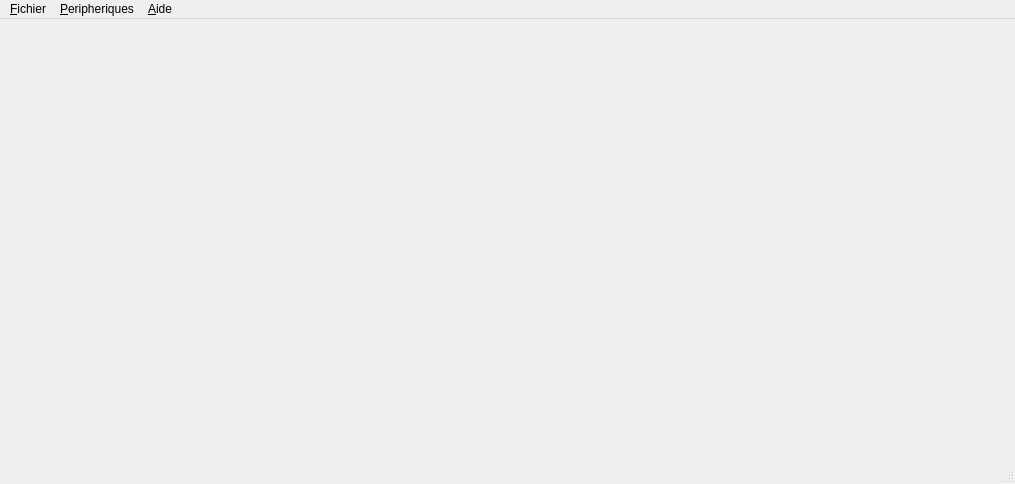
<?xml version="1.0" encoding="UTF-8"?>
<ui version="4.0">
 <class>MainWindow</class>
 <widget class="QMainWindow" name="MainWindow">
  <property name="geometry">
   <rect>
    <x>0</x>
    <y>0</y>
    <width>1015</width>
    <height>484</height>
   </rect>
  </property>
  <property name="minimumSize">
   <size>
    <width>1015</width>
    <height>484</height>
   </size>
  </property>
  <property name="maximumSize">
   <size>
    <width>1015</width>
    <height>484</height>
   </size>
  </property>
  <property name="windowTitle">
   <string>Simulateur Arm-Ada</string>
  </property>
  <widget class="QWidget" name="centralwidget">
   <widget class="QLabel" name="backgroundImg">
    <property name="geometry">
     <rect>
      <x>0</x>
      <y>0</y>
      <width>1016</width>
      <height>440</height>
     </rect>
    </property>
    <property name="text">
     <string>&lt;html&gt;&lt;head/&gt;&lt;body&gt;&lt;p&gt;&lt;img src=&quot;:/images/facade-GB-480x272.png&quot;/&gt;&lt;/p&gt;&lt;/body&gt;&lt;/html&gt;</string>
    </property>
   </widget>
   <widget class="QPushButton" name="buttonUp">
    <property name="geometry">
     <rect>
      <x>90</x>
      <y>165</y>
      <width>36</width>
      <height>36</height>
     </rect>
    </property>
    <property name="text">
     <string/>
    </property>
    <property name="flat">
     <bool>true</bool>
    </property>
   </widget>
   <widget class="QPushButton" name="buttonLeft">
    <property name="geometry">
     <rect>
      <x>53</x>
      <y>202</y>
      <width>36</width>
      <height>36</height>
     </rect>
    </property>
    <property name="text">
     <string/>
    </property>
    <property name="flat">
     <bool>true</bool>
    </property>
   </widget>
   <widget class="QPushButton" name="buttonRight">
    <property name="geometry">
     <rect>
      <x>126</x>
      <y>202</y>
      <width>36</width>
      <height>36</height>
     </rect>
    </property>
    <property name="text">
     <string/>
    </property>
    <property name="flat">
     <bool>true</bool>
    </property>
   </widget>
   <widget class="QPushButton" name="buttonDown">
    <property name="geometry">
     <rect>
      <x>90</x>
      <y>240</y>
      <width>36</width>
      <height>36</height>
     </rect>
    </property>
    <property name="text">
     <string/>
    </property>
    <property name="flat">
     <bool>true</bool>
    </property>
   </widget>
   <widget class="QPushButton" name="buttonB">
    <property name="geometry">
     <rect>
      <x>922</x>
      <y>264</y>
      <width>62</width>
      <height>62</height>
     </rect>
    </property>
    <property name="text">
     <string/>
    </property>
    <property name="flat">
     <bool>true</bool>
    </property>
   </widget>
   <widget class="QPushButton" name="buttonA">
    <property name="geometry">
     <rect>
      <x>838</x>
      <y>250</y>
      <width>62</width>
      <height>62</height>
     </rect>
    </property>
    <property name="text">
     <string/>
    </property>
    <property name="flat">
     <bool>true</bool>
    </property>
   </widget>
   <widget class="QPushButton" name="buttonX">
    <property name="geometry">
     <rect>
      <x>838</x>
      <y>164</y>
      <width>62</width>
      <height>62</height>
     </rect>
    </property>
    <property name="text">
     <string/>
    </property>
    <property name="flat">
     <bool>true</bool>
    </property>
   </widget>
   <widget class="QPushButton" name="buttonY">
    <property name="geometry">
     <rect>
      <x>922</x>
      <y>178</y>
      <width>62</width>
      <height>62</height>
     </rect>
    </property>
    <property name="text">
     <string/>
    </property>
    <property name="flat">
     <bool>true</bool>
    </property>
   </widget>
   <widget class="QPushButton" name="buttonReset">
    <property name="geometry">
     <rect>
      <x>920</x>
      <y>92</y>
      <width>22</width>
      <height>22</height>
     </rect>
    </property>
    <property name="text">
     <string/>
    </property>
    <property name="flat">
     <bool>true</bool>
    </property>
   </widget>
  </widget>
  <widget class="QMenuBar" name="menubar">
   <property name="geometry">
    <rect>
     <x>0</x>
     <y>0</y>
     <width>1015</width>
     <height>22</height>
    </rect>
   </property>
   <widget class="QMenu" name="menuFichier">
    <property name="title">
     <string>&amp;Fichier</string>
    </property>
    <addaction name="actionOuvrir"/>
    <addaction name="separator"/>
    <addaction name="actionQuitter"/>
   </widget>
   <widget class="QMenu" name="menuAide">
    <property name="title">
     <string>&amp;Aide</string>
    </property>
    <addaction name="actionTests"/>
    <addaction name="actionA_propos_de"/>
   </widget>
   <widget class="QMenu" name="menuPeripheriques">
    <property name="title">
     <string>&amp;Peripheriques</string>
    </property>
    <addaction name="actionPotentiometres"/>
    <addaction name="actionAccelerometre"/>
    <addaction name="actionGyroscope"/>
    <addaction name="actionMagnetometre"/>
   </widget>
   <addaction name="menuFichier"/>
   <addaction name="menuPeripheriques"/>
   <addaction name="menuAide"/>
  </widget>
  <widget class="QStatusBar" name="statusbar"/>
  <action name="actionOuvrir">
   <property name="text">
    <string>&amp;Ouvrir...</string>
   </property>
  </action>
  <action name="actionQuitter">
   <property name="text">
    <string>&amp;Quitter</string>
   </property>
  </action>
  <action name="actionA_propos_de">
   <property name="text">
    <string>A &amp;propos de ...</string>
   </property>
  </action>
  <action name="actionPotentiometres">
   <property name="text">
    <string>Pot&amp;entiometres</string>
   </property>
  </action>
  <action name="actionAccelerometre">
   <property name="text">
    <string>A&amp;ccelerometre</string>
   </property>
  </action>
  <action name="actionGyroscope">
   <property name="text">
    <string>&amp;Gyroscope</string>
   </property>
  </action>
  <action name="actionMagnetometre">
   <property name="text">
    <string>&amp;Magnetometre</string>
   </property>
  </action>
  <action name="actionTests">
   <property name="text">
    <string>Tests...</string>
   </property>
  </action>
 </widget>
 <resources>
  <include location="ressources/ressources.qrc"/>
 </resources>
 <connections/>
</ui>
